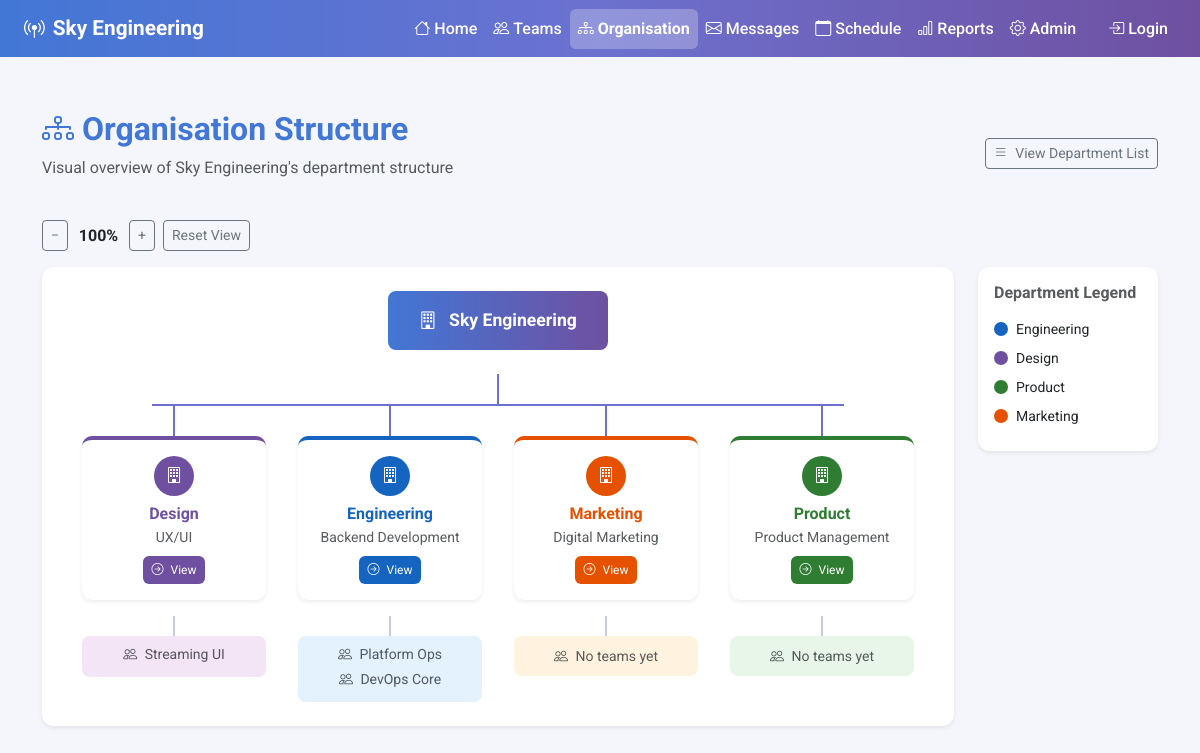
Before: /org-chart/ with the older database file.
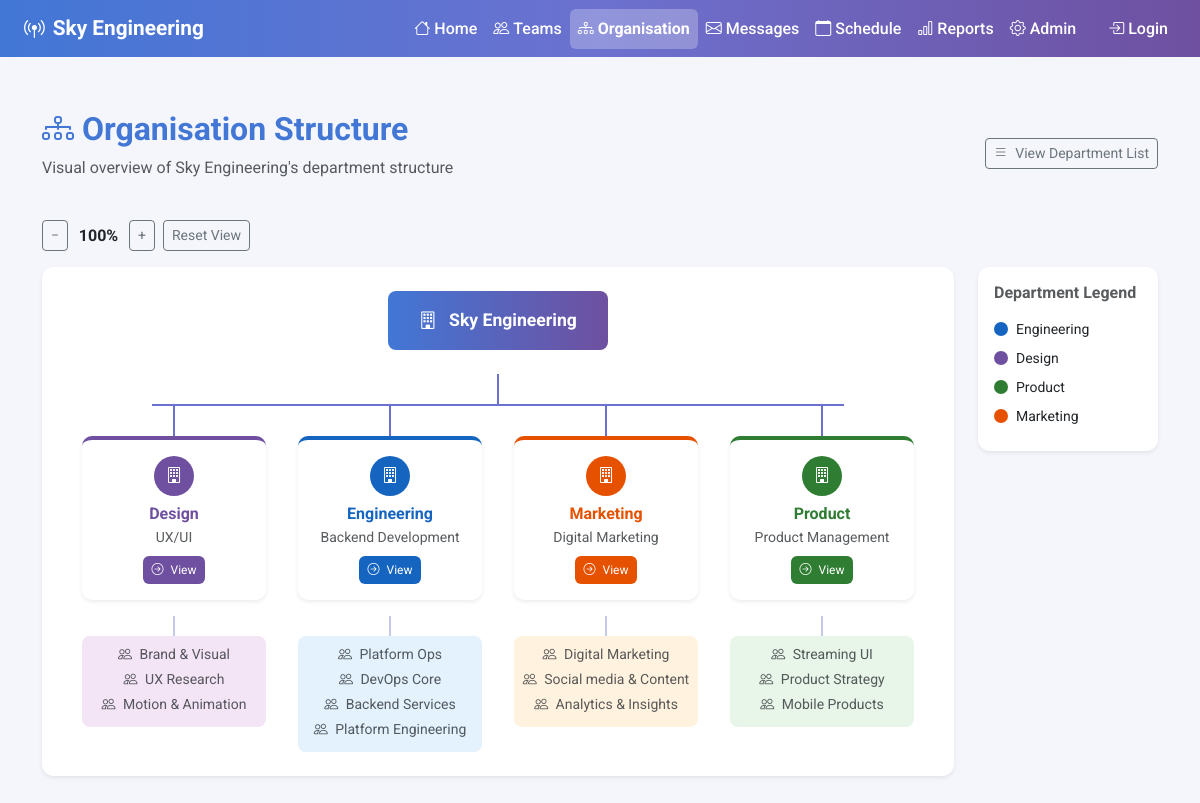
After: the same page with the newer database file.
### organisation_feature/models.py (models this page shows, shortened)
class Department(models.Model):
    department_name = models.CharField(max_length=150)
    specialisation = models.CharField(max_length=200, blank=True)
    description = models.TextField(blank=True)
    class Meta:
        ordering = ['department_name']

### teams_feature/models.py (models this page shows, shortened)
class Team(models.Model):
    team_name = models.CharField(max_length=100)
    department = models.ForeignKey(
        Department, on_delete=models.CASCADE,
        related_name='teams'
    )
    manager = models.ForeignKey(
        User, on_delete=models.SET_NULL,
        null=True, blank=True,
        related_name='managed_teams'
    )
    team_type = models.ForeignKey(
        TeamType, on_delete=models.SET_NULL,
        null=True, blank=True,
        related_name='teams'
    )
    description = models.TextField(blank=True)
    purpose = models.TextField(blank=True)
    team_size = models.IntegerField(default=0)
    created_date = models.DateField(auto_now_add=True)
    is_active = models.BooleanField(default=True)

### organisation_feature/views.py (the view)
# urls.py: path('org-chart/', views.org_chart, name='org_chart'),
def org_chart(request):
    departments = Department.objects.prefetch_related('teams').all()
    return render(request, 'organisation_feature/org_chart.html', {
        'departments': departments,
    })

### organisation_feature/templates/organisation_feature/org_chart.html (shortened to what the changed rows need)
{% extends 'global.html' %}
{% block content %}
<div class="container-fluid">
    <div class="d-flex justify-content-between align-items-center mb-4">
        <div>
            <h2 class="fw-bold" style="color: #4277D6;">
                <i class="bi bi-diagram-3"></i> Organisation Structure
            </h2>
        </div>
    </div>
    <div class="d-flex gap-4 align-items-start">
        <div id="orgChart" class="card border-0 shadow-sm mb-4 flex-grow-1" style="border-radius: 12px; overflow-x: auto;">
            <div class="card-body p-4">
                <div class="d-flex justify-content-around flex-wrap mt-0 pt-0">
                    {% for department in departments %}
                    {% with dept_name=department.department_name|lower %}
                    {% if "engineering" in dept_name %}
                        {% with dept_color="#1565C0" dept_bg="#E3F2FD" %}
                        <div class="text-center" style="min-width: 200px; margin-top: 0;">
                            <div class="d-flex justify-content-center">
                                <div style="width: 2px; height: 30px; background-color: #6C71CF;"></div>
                            </div>
                            <div class="card border-0 shadow-sm mx-2 mb-3 dept-card" style="border-radius: 10px; border-top: 4px solid {{ dept_color }} !important;">
                                <div class="card-body p-3 text-center">
                                    <div class="rounded-circle d-flex align-items-center justify-content-center mx-auto mb-2" style="width:40px; height:40px; background-color: {{ dept_color }};">
                                        <i class="bi bi-building text-white"></i>
                                    </div>
                                    <h6 class="fw-bold mb-1" style="color: {{ dept_color }};">{{ department.department_name }}</h6>
                                    <p class="text-muted small mb-2">{{ department.specialisation|default:"No specialisation" }}</p>
                                    <a href="/departments/{{ department.id }}/" class="btn btn-sm text-white" style="background-color: {{ dept_color }}; border-radius: 6px; font-size: 0.75rem;">
                                        <i class="bi bi-arrow-right-circle me-1"></i> View
                                    </a>
                                </div>
                            </div>
                            <div class="d-flex justify-content-center">
                                <div style="width: 2px; height: 20px; background-color: #c5cae9;"></div>
                            </div>
                            <div class="card border-0 mx-2" style="border-radius: 8px; background-color: {{ dept_bg }};">
                                <div class="card-body p-2 text-center">
                                    {% for team in department.teams.all %}
                                    <small class="d-block text-muted mb-1"><i class="bi bi-people me-1"></i> {{ team.team_name }}</small>
                                    {% empty %}
                                    <small class="text-muted"><i class="bi bi-people me-1"></i> No teams yet</small>
                                    {% endfor %}
                                </div>
                            </div>
                        </div>
                        {% endwith %}
                    {% elif "design" in dept_name %}
                        {% with dept_color="#6F50A0" dept_bg="#F3E5F5" %}
                        <div class="text-center" style="min-width: 200px; margin-top: 0;">
                            <div class="d-flex justify-content-center">
                                <div style="width: 2px; height: 30px; background-color: #6C71CF;"></div>
                            </div>
                            <div class="card border-0 shadow-sm mx-2 mb-3 dept-card" style="border-radius: 10px; border-top: 4px solid {{ dept_color }} !important;">
                                <div class="card-body p-3 text-center">
                                    <div class="rounded-circle d-flex align-items-center justify-content-center mx-auto mb-2" style="width:40px; height:40px; background-color: {{ dept_color }};">
                                        <i class="bi bi-building text-white"></i>
                                    </div>
                                    <h6 class="fw-bold mb-1" style="color: {{ dept_color }};">{{ department.department_name }}</h6>
                                    <p class="text-muted small mb-2">{{ department.specialisation|default:"No specialisation" }}</p>
                                    <a href="/departments/{{ department.id }}/" class="btn btn-sm text-white" style="background-color: {{ dept_color }}; border-radius: 6px; font-size: 0.75rem;">
                                        <i class="bi bi-arrow-right-circle me-1"></i> View
                                    </a>
                                </div>
                            </div>
                            <div class="d-flex justify-content-center">
                                <div style="width: 2px; height: 20px; background-color: #c5cae9;"></div>
                            </div>
                            <div class="card border-0 mx-2" style="border-radius: 8px; background-color: {{ dept_bg }};">
                                <div class="card-body p-2 text-center">
                                    {% for team in department.teams.all %}
                                    <small class="d-block text-muted mb-1"><i class="bi bi-people me-1"></i> {{ team.team_name }}</small>
                                    {% empty %}
                                    <small class="text-muted"><i class="bi bi-people me-1"></i> No teams yet</small>
                                    {% endfor %}
                                </div>
                            </div>
                        </div>
                        {% endwith %}
                    {% elif "product" in dept_name %}
                        {% with dept_color="#2E7D32" dept_bg="#E8F5E9" %}
                        <div class="text-center" style="min-width: 200px; margin-top: 0;">
                            <div class="d-flex justify-content-center">
                                <div style="width: 2px; height: 30px; background-color: #6C71CF;"></div>
                            </div>
                            <div class="card border-0 shadow-sm mx-2 mb-3 dept-card" style="border-radius: 10px; border-top: 4px solid {{ dept_color }} !important;">
                                <div class="card-body p-3 text-center">
                                    <div class="rounded-circle d-flex align-items-center justify-content-center mx-auto mb-2" style="width:40px; height:40px; background-color: {{ dept_color }};">
                                        <i class="bi bi-building text-white"></i>
                                    </div>
                                    <h6 class="fw-bold mb-1" style="color: {{ dept_color }};">{{ department.department_name }}</h6>
                                    <p class="text-muted small mb-2">{{ department.specialisation|default:"No specialisation" }}</p>
                                    <a href="/departments/{{ department.id }}/" class="btn btn-sm text-white" style="background-color: {{ dept_color }}; border-radius: 6px; font-size: 0.75rem;">
                                        <i class="bi bi-arrow-right-circle me-1"></i> View
                                    </a>
                                </div>
                            </div>
                            <div class="d-flex justify-content-center">
                                <div style="width: 2px; height: 20px; background-color: #c5cae9;"></div>
                            </div>
                            <div class="card border-0 mx-2" style="border-radius: 8px; background-color: {{ dept_bg }};">
                                <div class="card-body p-2 text-center">
                                    {% for team in department.teams.all %}
                                    <small class="d-block text-muted mb-1"><i class="bi bi-people me-1"></i> {{ team.team_name }}</small>
                                    {% empty %}
                                    <small class="text-muted"><i class="bi bi-people me-1"></i> No teams yet</small>
                                    {% endfor %}
                                </div>
                            </div>
                        </div>
                        {% endwith %}
                    {% elif "marketing" in dept_name %}
                        {% with dept_color="#E65100" dept_bg="#FFF3E0" %}
                        <div class="text-center" style="min-width: 200px; margin-top: 0;">
                            <div class="d-flex justify-content-center">
                                <div style="width: 2px; height: 30px; background-color: #6C71CF;"></div>
                            </div>
                            <div class="card border-0 shadow-sm mx-2 mb-3 dept-card" style="border-radius: 10px; border-top: 4px solid {{ dept_color }} !important;">
                                <div class="card-body p-3 text-center">
                                    <div class="rounded-circle d-flex align-items-center justify-content-center mx-auto mb-2" style="width:40px; height:40px; background-color: {{ dept_color }};">
                                        <i class="bi bi-building text-white"></i>
                                    </div>
                                    <h6 class="fw-bold mb-1" style="color: {{ dept_color }};">{{ department.department_name }}</h6>
                                    <p class="text-muted small mb-2">{{ department.specialisation|default:"No specialisation" }}</p>
                                    <a href="/departments/{{ department.id }}/" class="btn btn-sm text-white" style="background-color: {{ dept_color }}; border-radius: 6px; font-size: 0.75rem;">
                                        <i class="bi bi-arrow-right-circle me-1"></i> View
                                    </a>
                                </div>
                            </div>
                            <div class="d-flex justify-content-center">
                                <div style="width: 2px; height: 20px; background-color: #c5cae9;"></div>
                            </div>
                            <div class="card border-0 mx-2" style="border-radius: 8px; background-color: {{ dept_bg }};">
                                <div class="card-body p-2 text-center">
                                    {% for team in department.teams.all %}
                                    <small class="d-block text-muted mb-1"><i class="bi bi-people me-1"></i> {{ team.team_name }}</small>
                                    {% empty %}
                                    <small class="text-muted"><i class="bi bi-people me-1"></i> No teams yet</small>
                                    {% endfor %}
                                </div>
                            </div>
                        </div>
                        {% endwith %}
                    {% endif %}
                    {% endwith %}
                    {% endfor %}
                </div>
            </div>
        </div>
    </div>
</div>
{% endblock %}

Changed rows visible on the page:
changed Department "Design": loses Team (team_name "Streaming UI")
added Team: team_name "Brand & Visual", shown under Department "Design"
added Team: team_name "UX Research", shown under Department "Design"
added Team: team_name "Motion & Animation", shown under Department "Design"
added Team: team_name "Backend Services", shown under Department "Engineering"
added Team: team_name "Platform Engineering", shown under Department "Engineering"
shown differently, row unchanged: Department "Marketing": no longer shows "No teams yet"
added Team: team_name "Digital Marketing", shown under Department "Marketing"
added Team: team_name "Social media & Content", shown under Department "Marketing"
added Team: team_name "Analytics & Insights", shown under Department "Marketing"
changed Department "Product": gains Team (team_name "Streaming UI"); no longer shows "No teams yet"
added Team: team_name "Product Strategy", shown under Department "Product"
added Team: team_name "Mobile Products", shown under Department "Product"
